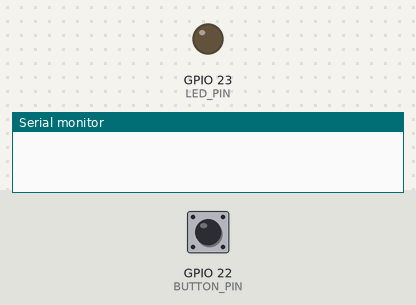
A sketch run on a simulated ESP32. Shown: output pins drawn as LEDs (lit = HIGH), the last lines printed to the serial monitor. The test bench sets the inputs (shaded band); at power-on: GPIO 22 (BUTTON_PIN) HIGH.

Above: at 1.2 s.
1.3 s: GPIO 22 (BUTTON_PIN) pulled LOW for 0.15 s
At 2.3 s:
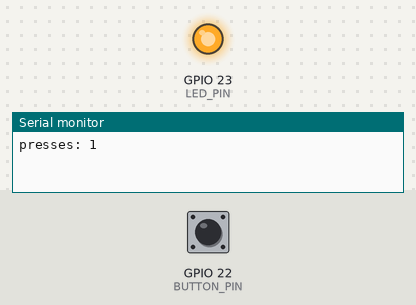
2.9 s: GPIO 22 (BUTTON_PIN) pulled LOW for 1 s
At 3.6 s:
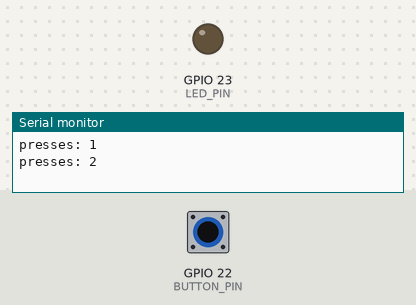
5.4 s: GPIO 22 (BUTTON_PIN) pulled LOW for 3.2 s
At 6.7 s:
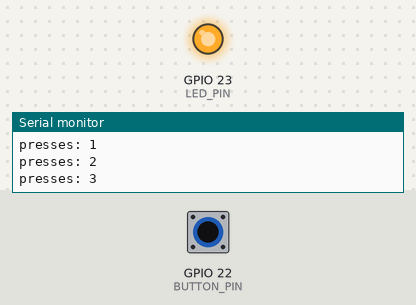
Timing chart, 0 to 8.4 s (numbered marks = the images above; inputs shaded):
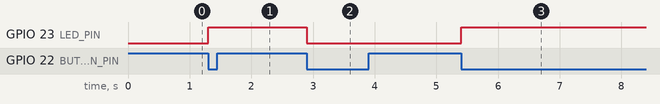

Measured:
- after the input at 1.3 s, GPIO 23 (LED_PIN): LOW → HIGH at once
- after the input at 2.9 s, GPIO 23 (LED_PIN): HIGH → LOW at once
- after the input at 5.4 s, GPIO 23 (LED_PIN): LOW → HIGH at once

The sketch:

button_toggle.ino
```cpp
// ESP32 From Zero - Episode 4: toggle the LED with each press (with debounce)
// GPIO 22 -> button -> GND (internal pull-up), LED on GPIO 23

const int BUTTON_PIN = 22;
const int LED_PIN = 23;

int lastState = HIGH;          // the button is not pressed at the start
bool ledOn = false;
int presses = 0;

void setup() {
  pinMode(BUTTON_PIN, INPUT_PULLUP);
  pinMode(LED_PIN, OUTPUT);
  Serial.begin(115200);
}

void loop() {
  int state = digitalRead(BUTTON_PIN);
  if (state != lastState) {    // the button changed
    if (state == LOW) {        // ...and it's now pressed: a new press
      presses++;
      ledOn = !ledOn;
      digitalWrite(LED_PIN, ledOn ? HIGH : LOW);
      Serial.print("presses: ");
      Serial.println(presses);
    }
    delay(50);                 // debounce: wait until the contacts stop bouncing
  }
  lastState = state;
}
```
